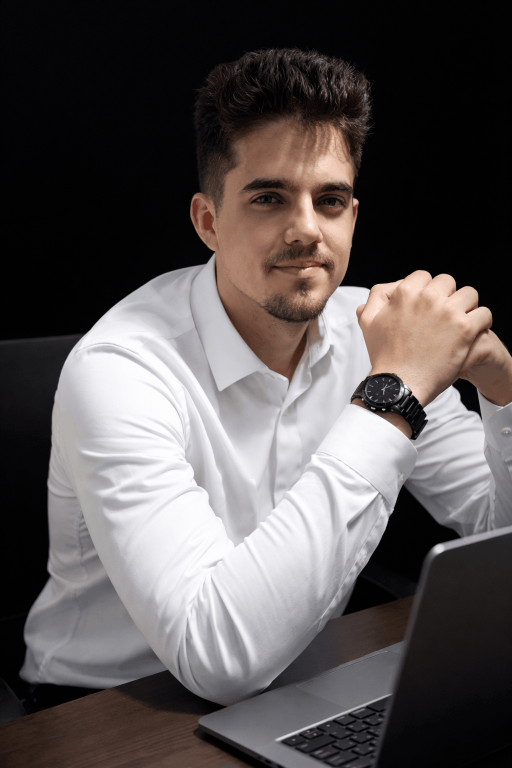
#> input picture assets/source/profile.png, 1024 x 1536 px (shown at 1/2 size)
$ python banner.py
#> lines starting #> are read from the running program, lines starting #| are printed output that depends on the picture; after the words box and inside, x2 and y2 are one past the last pixel; in counts of white or black regions, pixels touching at a corner belong together
#!/usr/bin/env python3
"""Generate the animated Spring-Boot-style profile banner for the Pablocean repo.

Writes assets/banner-{dark,light}.svg. Numpy + Pillow only.

The centrepiece is the reference-style morph: TRAVELLER_COUNT dithered portrait
dots assemble the face, then smoothly flow into a Java coffee-cup silhouette
and back again, forever. Matching is done with numpy-only angle-sort transport
(gives the same smooth non-crossing paths as scipy's optimal assignment for
these convex silhouettes). A one-shot scatter-intro shimmers the portrait in,
then hands off to the loop.

Run from the repository root:
    python scripts/banner.py
"""

from __future__ import annotations

import html
import random
from pathlib import Path

import numpy as np
from PIL import Image, ImageDraw, ImageChops, ImageEnhance, ImageFilter, ImageOps

ROOT = Path(__file__).resolve().parents[1]
SOURCE = ROOT / "assets/source/profile.png"
ASSETS = ROOT / "assets"
LOGOS = Path(__file__).resolve().parent / "logos"

W, H = 1180, 610
LOOP_SECONDS = 14.2
INTRO_SECONDS = 3.2
TRAVELLER_COUNT = 900
SEED = 314159

PORT_W, PORT_H = 300, 340
PTS_CAP = 18000

# Portrait crop, in source-pixel space: (left, top, right, bottom).
CROP = (224, 84, 800, 1476)

THEMES = {
    "dark": {
        "bg": "#140E07",
        "panel": "#1B1209",
        "panel2": "#21160B",
        "line": "#3A2A16",
        "muted": "#BFA98E",
        "text": "#FDF6EC",
        "portrait": "#FF6B00",
        "chrome": "#FF9A3C",
        "accent": "#FF7A1A",
        "ok": "#7DB36E",
        "shadow": "#050301",
    },
    "light": {
        "bg": "#FDF6EC",
        "panel": "#FFFFFF",
        "panel2": "#FFF4E5",
        "line": "#E6D8C2",
        "muted": "#8A775F",
        "text": "#17100B",
        "portrait": "#E04E1A",
        "chrome": "#D2730F",
        "accent": "#E04E1A",
        "ok": "#2E7D32",
        "shadow": "#C9B89E",
    },
}

ROWS = [
    ("Subject", "Pablo"),
    ("Role", "Backend Engineer · Full Stack"),
    ("Origin", "Havana, Cuba"),
    ("Education", "B.Sc. CS @ UCI"),
    ("Status", "Building · Learning · Shipping"),
    ("ToolChain", "IntelliJ · VS Code · Git"),
    ("Core.Lang", "Java · TypeScript · Python"),
    ("Core.Backend", "Spring Boot · WebFlux · Node.js"),
    ("Core.Frontend", "React · React Native · Tailwind"),
    ("Core.Data", "MongoDB · Postgres · MySQL"),
    ("Core.Infra", "Docker · Git · GitHub Actions"),
    ("Grid.GitHub", "Pablocean"),
    ("Grid.LinkedIn", "/in/pablo-perera-marcoleta"),
]

BOOT_LINES = [
    ("INFO", "Starting PabloceanApplication v2.0 using Java 21"),
    ("INFO", "No active profile set, falling back to 1 default profile"),
    ("INFO", "Tomcat initialized on port 8080 (http)"),
    ("OK", "Started PabloceanApplication in 4.213s"),
]


def make_java_logo() -> Image.Image:
    """Draw a Java coffee-cup silhouette on a transparent 400x400 canvas."""
    size = 400
    img = Image.new("RGBA", (size, size), (0, 0, 0, 0))
    d = ImageDraw.Draw(img)
    ink = (0, 0, 0, 255)

    # steam wisps rising off the cup
    d.line([(150, 40), (158, 105), (140, 145)], fill=ink, width=24, joint="curve")
    d.line([(228, 24), (242, 95), (224, 135)], fill=ink, width=24, joint="curve")

    # cup body (rounded, slightly tapered)
    d.rounded_rectangle([100, 150, 278, 322], radius=28, fill=ink)

    # handle: thick arc on the right side
    d.arc([236, 178, 356, 306], start=-72, end=74, fill=ink, width=26)
    return img


def portrait_points(theme: str, rng: np.random.Generator) -> np.ndarray:
    """Return dither points (N,2) for the portrait, in VISUAL-frame coords."""
#> called with theme = 'dark'
    source = Image.open(SOURCE).convert("RGBA")
    crop = source.crop(CROP).resize((PORT_W, PORT_H), Image.Resampling.LANCZOS)
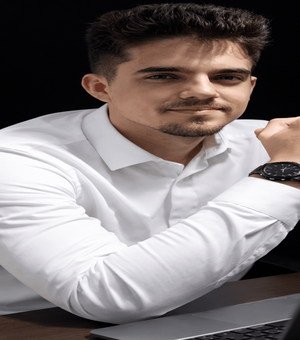
#> crop: PIL image 300x340 RGBA; mean R, G, B, A 128.8, 121.2, 121, 255
    rgb = crop.convert("RGB")
    alpha = crop.getchannel("A")
#> alpha: PIL image 300x340 L; every value is 255
    amask = alpha.point(lambda p: 255 if p > 20 else 0)

    if theme == "dark":
        lum = ImageOps.grayscale(rgb)
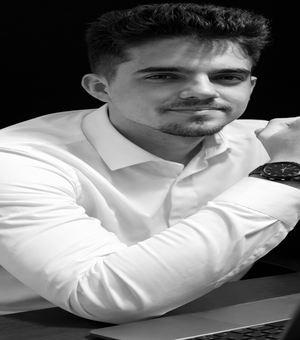
#> lum: PIL image 300x340 L; min 0, max 255, mean 123.5
        lum = ImageChops.multiply(lum, alpha)
        lum = ImageOps.equalize(lum, mask=amask).convert("L")
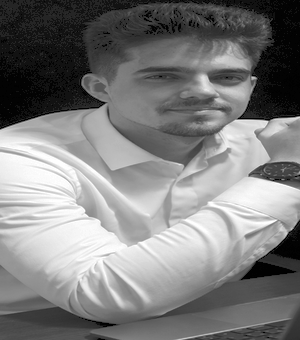
#> lum: PIL image 300x340 L; min 0, max 255, mean 126.2
        select_lit = True
    else:
        white = Image.new("RGBA", crop.size, "white")
        white.alpha_composite(crop)
        lum = ImageOps.grayscale(white.convert("RGB"))
        lum = ImageOps.autocontrast(lum, cutoff=1)
        select_lit = False
    lum = ImageEnhance.Contrast(lum).enhance(1.35)
    lum = lum.filter(ImageFilter.UnsharpMask(radius=2, percent=175, threshold=1))
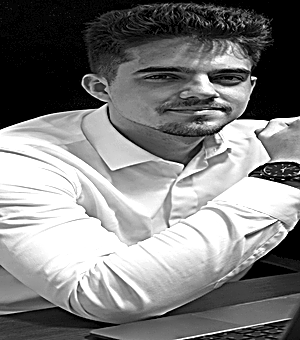
#> lum: PIL image 300x340 L; min 0, max 255, mean 126.8
    bits = lum.convert("1", dither=Image.Dither.FLOYDSTEINBERG)
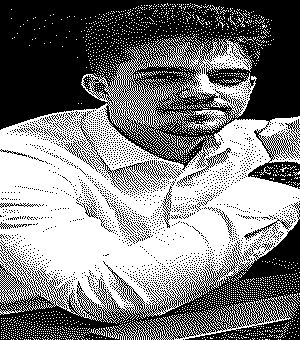
#> bits: PIL image 300x340 1; 49.7% white; 2178 white regions (2167 under 20 px), largest, box (x1, y1, x2, y2) and area: (0, 38, 300, 324) 45479, (106, 293, 300, 340) 1846, (89, 328, 105, 336) 43
    px = bits.load()

    ys, xs = [], []
    for y in range(PORT_H):
        for x in range(PORT_W):
            lit = px[x, y] == 255
            active = lit if select_lit else (not lit)
            if not active:
                continue
            if theme == "dark" and amask.getpixel((x, y)) == 0:
                continue
            xs.append(x)
            ys.append(y)
#> after the loop, xs = 50688 items; ys = 50688 items
#> (the rest of the program and of its run is left out)
